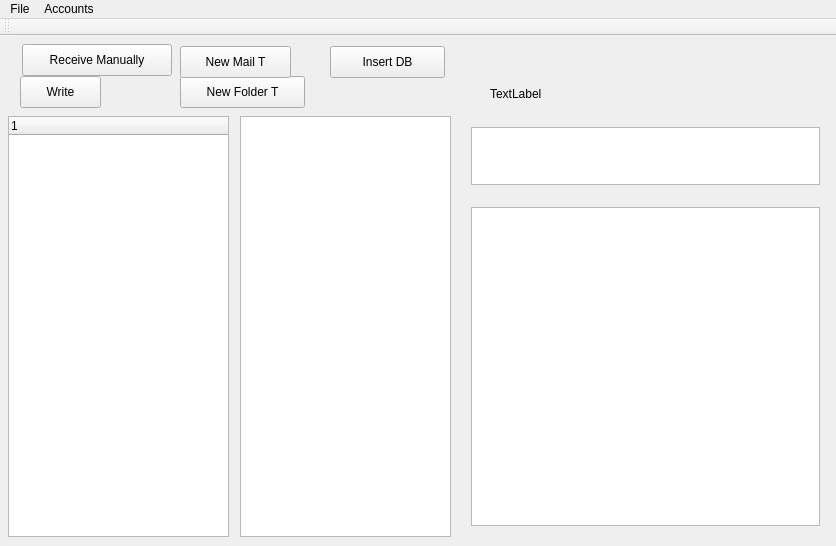
<?xml version="1.0" encoding="UTF-8"?>
<ui version="4.0">
 <class>MainWindow</class>
 <widget class="QMainWindow" name="MainWindow">
  <property name="geometry">
   <rect>
    <x>0</x>
    <y>0</y>
    <width>836</width>
    <height>546</height>
   </rect>
  </property>
  <property name="windowTitle">
   <string>SyrahMail</string>
  </property>
  <widget class="QWidget" name="centralWidget">
   <property name="sizePolicy">
    <sizepolicy hsizetype="Expanding" vsizetype="Expanding">
     <horstretch>0</horstretch>
     <verstretch>0</verstretch>
    </sizepolicy>
   </property>
   <widget class="QWidget" name="horizontalLayoutWidget">
    <property name="geometry">
     <rect>
      <x>12</x>
      <y>80</y>
      <width>16</width>
      <height>16</height>
     </rect>
    </property>
    <layout class="QHBoxLayout" name="horizontalLayout"/>
   </widget>
   <widget class="QWidget" name="horizontalLayoutWidget_2">
    <property name="geometry">
     <rect>
      <x>935</x>
      <y>80</y>
      <width>16</width>
      <height>16</height>
     </rect>
    </property>
    <layout class="QHBoxLayout" name="horizontalLayout_2"/>
   </widget>
   <widget class="QWidget" name="horizontalLayoutWidget_3">
    <property name="geometry">
     <rect>
      <x>460</x>
      <y>160</y>
      <width>371</width>
      <height>341</height>
     </rect>
    </property>
    <layout class="QHBoxLayout" name="horizontalLayout_3">
     <item>
      <widget class="QTextBrowser" name="textBrowser"/>
     </item>
    </layout>
   </widget>
   <widget class="QListWidget" name="listWidget">
    <property name="geometry">
     <rect>
      <x>240</x>
      <y>80</y>
      <width>211</width>
      <height>421</height>
     </rect>
    </property>
   </widget>
   <widget class="QTreeWidget" name="treeWidget">
    <property name="geometry">
     <rect>
      <x>8</x>
      <y>80</y>
      <width>221</width>
      <height>421</height>
     </rect>
    </property>
    <column>
     <property name="text">
      <string notr="true">1</string>
     </property>
    </column>
   </widget>
   <widget class="QPushButton" name="pushButton_3">
    <property name="geometry">
     <rect>
      <x>22</x>
      <y>8</y>
      <width>150</width>
      <height>32</height>
     </rect>
    </property>
    <property name="text">
     <string>Receive Manually</string>
    </property>
    <attribute name="buttonGroup">
     <string notr="true">buttonGroup</string>
    </attribute>
   </widget>
   <widget class="QPushButton" name="WriteMail">
    <property name="geometry">
     <rect>
      <x>20</x>
      <y>40</y>
      <width>81</width>
      <height>32</height>
     </rect>
    </property>
    <property name="text">
     <string>Write</string>
    </property>
   </widget>
   <widget class="QPushButton" name="pushButton">
    <property name="geometry">
     <rect>
      <x>180</x>
      <y>40</y>
      <width>125</width>
      <height>32</height>
     </rect>
    </property>
    <property name="text">
     <string>New Folder T</string>
    </property>
    <attribute name="buttonGroup">
     <string notr="true">buttonGroup</string>
    </attribute>
   </widget>
   <widget class="QPushButton" name="pushButton_2">
    <property name="geometry">
     <rect>
      <x>180</x>
      <y>10</y>
      <width>111</width>
      <height>32</height>
     </rect>
    </property>
    <property name="text">
     <string>New Mail T</string>
    </property>
    <attribute name="buttonGroup">
     <string notr="true">buttonGroup</string>
    </attribute>
   </widget>
   <widget class="QPushButton" name="pushButton_4">
    <property name="geometry">
     <rect>
      <x>330</x>
      <y>10</y>
      <width>115</width>
      <height>32</height>
     </rect>
    </property>
    <property name="text">
     <string>Insert DB</string>
    </property>
   </widget>
   <widget class="QLabel" name="label">
    <property name="geometry">
     <rect>
      <x>490</x>
      <y>50</y>
      <width>311</width>
      <height>16</height>
     </rect>
    </property>
    <property name="text">
     <string>TextLabel</string>
    </property>
   </widget>
   <widget class="QWidget" name="verticalLayoutWidget">
    <property name="geometry">
     <rect>
      <x>460</x>
      <y>80</y>
      <width>371</width>
      <height>80</height>
     </rect>
    </property>
    <layout class="QVBoxLayout" name="verticalLayout">
     <item>
      <widget class="QTextBrowser" name="MailInfo"/>
     </item>
    </layout>
   </widget>
  </widget>
  <widget class="QMenuBar" name="menuBar">
   <property name="geometry">
    <rect>
     <x>0</x>
     <y>0</y>
     <width>836</width>
     <height>22</height>
    </rect>
   </property>
   <widget class="QMenu" name="menuSyrahMail">
    <property name="title">
     <string>File</string>
    </property>
    <widget class="QMenu" name="menuWhatever">
     <property name="title">
      <string>Open</string>
     </property>
     <addaction name="actionWhatever_2"/>
     <addaction name="actionWhatever_3"/>
    </widget>
    <addaction name="actionWrite"/>
    <addaction name="separator"/>
    <addaction name="menuWhatever"/>
    <addaction name="actionSetup"/>
    <addaction name="separator"/>
   </widget>
   <widget class="QMenu" name="menuAccounts">
    <property name="title">
     <string>Accounts</string>
    </property>
    <addaction name="actionAdd_mail_account"/>
    <addaction name="actionChange_default_account"/>
   </widget>
   <addaction name="menuSyrahMail"/>
   <addaction name="menuAccounts"/>
  </widget>
  <widget class="QToolBar" name="mainToolBar">
   <attribute name="toolBarArea">
    <enum>TopToolBarArea</enum>
   </attribute>
   <attribute name="toolBarBreak">
    <bool>false</bool>
   </attribute>
  </widget>
  <action name="actionWrite">
   <property name="checkable">
    <bool>false</bool>
   </property>
   <property name="text">
    <string>Write</string>
   </property>
  </action>
  <action name="actionWhatever_2">
   <property name="text">
    <string>whatever</string>
   </property>
  </action>
  <action name="actionWhatever_3">
   <property name="text">
    <string>whatever</string>
   </property>
  </action>
  <action name="actionSetup">
   <property name="text">
    <string>Add account</string>
   </property>
  </action>
  <action name="actionAdd_new_account">
   <property name="text">
    <string>Add new account</string>
   </property>
  </action>
  <action name="actionAdd_mail_account">
   <property name="text">
    <string>Add mail account</string>
   </property>
  </action>
  <action name="actionChange_default_account">
   <property name="text">
    <string>Change default account</string>
   </property>
  </action>
 </widget>
 <layoutdefault spacing="6" margin="11"/>
 <resources/>
 <connections>
  <connection>
   <sender>actionWrite</sender>
   <signal>triggered()</signal>
   <receiver>WriteMail</receiver>
   <slot>click()</slot>
   <hints>
    <hint type="sourcelabel">
     <x>-1</x>
     <y>-1</y>
    </hint>
    <hint type="destinationlabel">
     <x>100</x>
     <y>86</y>
    </hint>
   </hints>
  </connection>
 </connections>
 <buttongroups>
  <buttongroup name="buttonGroup"/>
 </buttongroups>
</ui>
